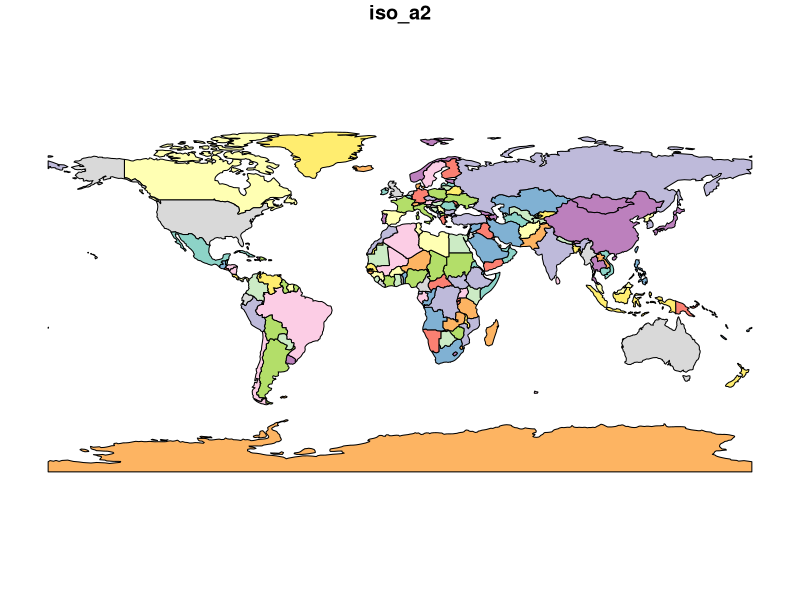
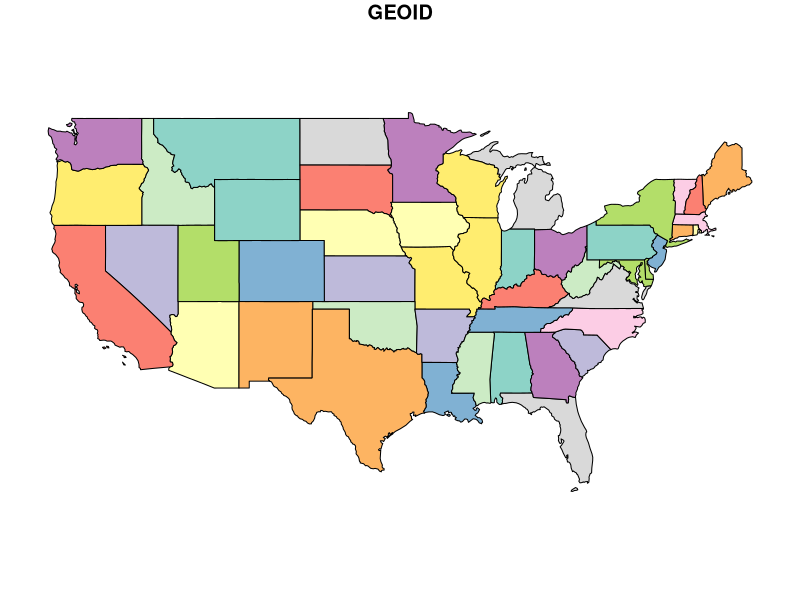

The R script that drew these images, in order: (Note: this script raises an error after producing the figures.)
#Install packages
install.packages("sf")
install.packages("spData")
install.packages("tidyverse")


#Load packages in libraries for task 5
library(sf)
library(spData)
library(tidyverse)


#Data===============Load data
data("world")   #load 'world data from spData package

data("us_states")       #Load 'states' boundaries from the spData

plot(world[1])          #plot if desired

plot (us_states[1])     #plot if desired


#Working with world dataset
# Transform to albers equal area projections
albers="+proj=aea +lat_1=29.5 +lat_2=45.5 +lat_0=37.5 +lon_0=-96 
+x_0=0 +y_0=0 +ellps=GRS80 +datum=NAD83 +units=m +no_defs"

#Data Processing

canada_only<- world %>%
  filter(name_long == "Canada") %>%
  select(geom)       #filter Canada from the world data 
NewYork_only<- world %>%
  filter(name == "New York") %>%
  select(geom)      #filter New York State
world
#Create a border object
albers="+proj=aea +lat_1=29.5 +lat_2=45.5 +lat_0=37.5 
+lon_0=-96 +x_0=0 +y_0=0 +ellps=GRS80 +datum=NAD83 +units=m 
+no_defs"

canada_only <- st_transform(canada_only, albers)
NewYork_only <- st_transform(NewYork_only, albers)
